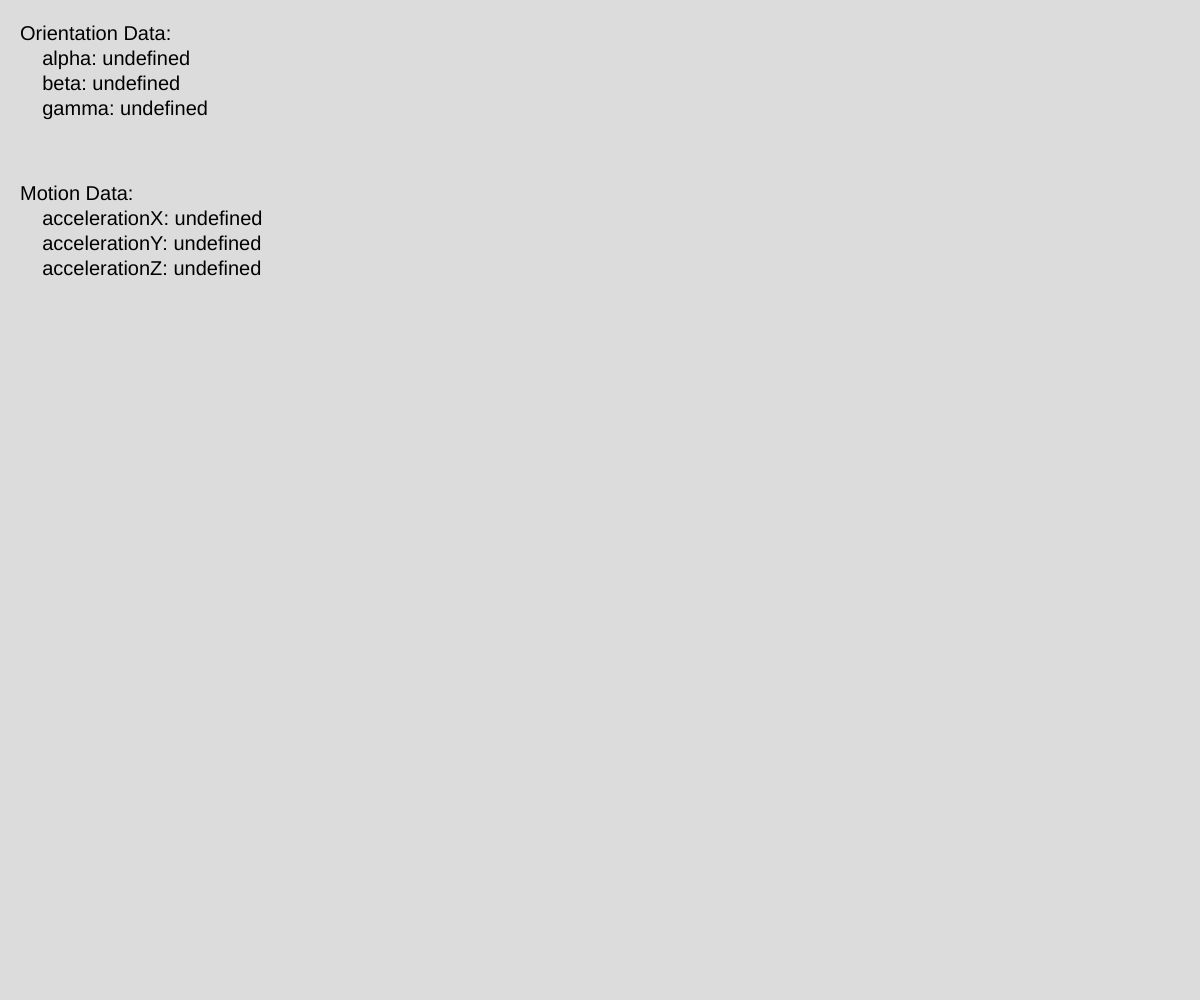
Frame 1 (no input)
Frame 60 (no input): identical to frame 1, image omitted
Frame 120 (the mouse pressed at the canvas centre since frame 60): identical to frame 1, image omitted

The p5.js sketch that drew this single still picture (run headless with seeded random() and noise() and a simulated clock; from frame 60 on, the mouse is pressed at the canvas centre):

// p5.js sketch
// ── sketch.js
let alpha, beta, gamma; // Variables to store orientation data
let accelerationX, accelerationY, accelerationZ; // Variables to store motion data

function setup() {
  createCanvas(windowWidth, windowHeight);
  
  // Check if DeviceOrientationEvent is supported
  if (typeof(DeviceOrientationEvent) !== 'undefined' && typeof(DeviceOrientationEvent.requestPermission) === 'function') {
    // Request permission to access device orientation
    DeviceOrientationEvent.requestPermission()
      .then(permissionState => {
        if (permissionState === 'granted') {
          // If permission is granted, listen for device orientation change
          window.addEventListener('deviceorientation', handleOrientation);
        }
      })
      .catch(console.error);
  } else {
    // DeviceOrientationEvent is not supported
    console.log('Device Orientation is not supported');
  }
  
  // Check if DeviceMotionEvent is supported
  if (typeof(DeviceMotionEvent) !== 'undefined' && typeof(DeviceMotionEvent.requestPermission) === 'function') {
    // Request permission to access device motion
    DeviceMotionEvent.requestPermission()
      .then(permissionState => {
        if (permissionState === 'granted') {
          // If permission is granted, listen for device motion change
          window.addEventListener('devicemotion', handleMotion);
        }
      })
      .catch(console.error);
  } else {
    // DeviceMotionEvent is not supported
    console.log('Device Motion is not supported');
  }
}

function handleOrientation(event) {
  // Extract orientation data (alpha, beta, gamma)
  alpha = event.alpha;
  beta = event.beta;
  gamma = event.gamma;
}

function handleMotion(event) {
  // Extract motion data (accelerationX, accelerationY, accelerationZ)
  accelerationX = event.acceleration.x;
  accelerationY = event.acceleration.y;
  accelerationZ = event.acceleration.z;
}

function draw() {
  background(220);
  
  // Display motion and orientation data
  textSize(20);
  textAlign(LEFT);
  fill(0);
  text(`Orientation Data:
    alpha: ${alpha}
    beta: ${beta}
    gamma: ${gamma}`, 20, 40);
  
  text(`Motion Data:
    accelerationX: ${accelerationX}
    accelerationY: ${accelerationY}
    accelerationZ: ${accelerationZ}`, 20, 200);
}
